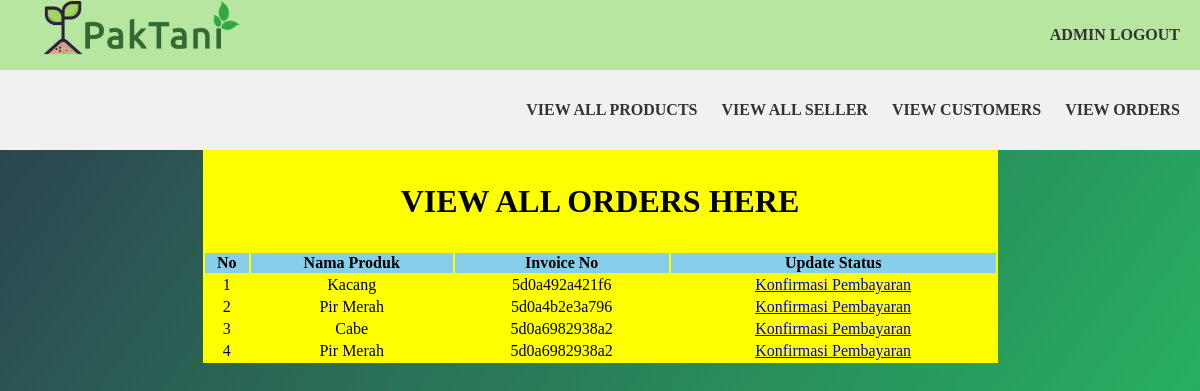
/VIEW/USER/ADMIN/view_orders.php (signed in), run on the app's committed database.
### tables this page shows
CREATE TABLE `pembelian_produk` (
  `id_pembelian_produk` int(11) NOT NULL,
  `id_pembelian_2` int(11) NOT NULL,
  `id_pembeli_2` int(11) NOT NULL,
  `kd_barang_2` int(11) NOT NULL,
  `jumlah` int(11) NOT NULL,
  `no_transaksi` varchar(255) NOT NULL,
  `konfirmasi` varchar(255) NOT NULL
);

CREATE TABLE `barang` (
  `kd_barang` int(11) NOT NULL,
  `id_petani` int(11) NOT NULL,
  `stok` int(20) NOT NULL,
  `unit` varchar(255) NOT NULL,
  `harga` int(50) NOT NULL,
  `Nm_barang` varchar(255) NOT NULL,
  `deskripsi` varchar(255) NOT NULL,
  `gambar` varchar(255) NOT NULL,
  `id_admin` int(11) NOT NULL
);

### VIEW/USER/ADMIN/view_orders.php (the view, shortened to what this page needs)
<?php
include '../../../CONTROLLER/action_admin.php';
?>
<!DOCTYPE html>
<html>
<head>
  <link rel="stylesheet" href="../../CSS/main.css">
  <link rel="stylesheet" href="https://use.fontawesome.com/releases/v5.8.2/css/all.css">
</head>
<body>
  <div class="subnavbar">
    <div class="logo">
    </div>
    <div class="menu">
      <a href="../../../CONTROLLER/logout.php">Admin Logout</a>
    </div>
  </div>
  <div class="navbar">
    <div class="menu">
      <a href="view_product.php">View All Products</a>
      <a href="view_seller.php">View All Seller</a>
      <a href="view_customers.php">View Customers</a>
      <a href="view_orders.php">View Orders</a>
    </div>
  </div>
  <table width="795" align="center" bgcolor="yellow">
    <tr align="center">
      <td colspan="6">
        <h2>View all orders here</h2>
      </td>
    </tr>
    <tr align="center" bgcolor="skyblue">
      <th>No</th>
      <th>Nama Produk</th>
      <th>Invoice No</th>
      <th>Update Status</th>
    </tr>
    <?php
    $query = ("SELECT id_pembelian_produk, no_transaksi, konfirmasi, Nm_barang FROM pembelian_produk INNER JOIN barang ON pembelian_produk.kd_barang_2 = barang.kd_barang WHERE pembelian_produk.konfirmasi = 'belum'");
    $sql = mysqli_query($conn, $query);
    $i = 1; ?>
    <?php while ($data = mysqli_fetch_array($sql)) { ?>
      <tr align=" center ">
        <td><?php echo $i ?></td>
        <td><?php echo $data['Nm_barang'] ?></td>
        <td><?php echo $data['no_transaksi'] ?></td>
        <td><a href="../../../CONTROLLER/admin_konfirmasi.php?id=<?php echo $data['id_pembelian_produk'] ?>" onclick="return confirm('Apakah Yakin Akan Konfirmasi Data ini?')"">Konfirmasi Pembayaran</a></td>
                    </tr>
                    <?php $i += 1; ?>
    <?php } ?>
  </table>
</body>
</html>

### VIEW/CSS/main.css (style rules this page uses)
body { margin: 0; padding: 0; font-family: "montserrat"; background-image: linear-gradient(125deg, #2c3e50, #27ae60, #2980b9, #e74c3c, #8e44ad); background-size: 400% 400%; animation: bganimation 15s infinite; }
h2 { color: BLACK; text-align: center; font-family: "montserrat"; text-transform: uppercase; margin: 30px 0; font-size: 32px; }
.subnavbar { position: relative; height: 70px; overflow: hidden; top: 0; display: flex; align-items: center; background: #b7e6a1; width: 100%; }
.navbar { position: relative; height: 80px; overflow: hidden; top: 0; display: flex; align-items: center; background: #f1f1f1; width: 100%; }
.logo { background: url(../IMAGE/logo.png) no-repeat 50% 50%; background-size: contain; width: 220px; height: 200px; float: left; margin-left: 20px; }
.menu { position: absolute; right: 20px; }
.menu a { color: #333; text-decoration: none; font-weight: 700; margin-left: 20px; transition: color 0.3s; text-transform: uppercase; }

### data on the page
pembelian_produk: kd_barang_2.Nm_barang "Kacang", no_transaksi "5d0a492a421f6"
pembelian_produk: kd_barang_2.Nm_barang "Pir Merah", no_transaksi "5d0a4b2e3a796"
pembelian_produk: kd_barang_2.Nm_barang "Cabe", no_transaksi "5d0a6982938a2"
pembelian_produk: kd_barang_2.Nm_barang "Pir Merah", no_transaksi "5d0a6982938a2"
